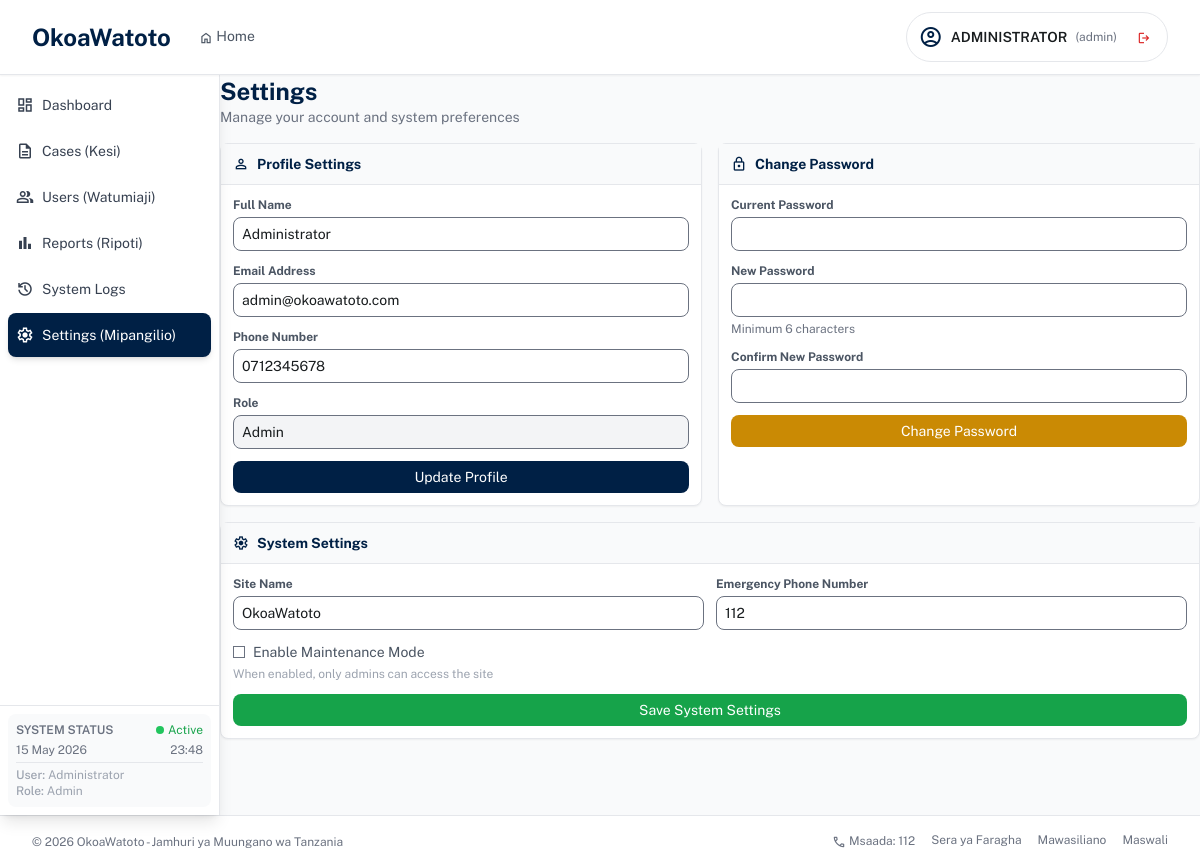
Screenshot of /admin/settings.php (signed in) with the database file from the repository.
### tables this page shows
CREATE TABLE `users` (
  `id` int(11) NOT NULL,
  `fullname` varchar(100) NOT NULL,
  `email` varchar(100) NOT NULL,
  `phone` varchar(20) DEFAULT NULL,
  `password` varchar(255) NOT NULL,
  `role` enum('admin','staff','user') DEFAULT 'user',
  `status` enum('active','inactive','suspended') DEFAULT 'active',
  `remember_token` varchar(255) DEFAULT NULL,
  `token_expiry` datetime DEFAULT NULL,
  `reset_token` varchar(255) DEFAULT NULL,
  `reset_expiry` datetime DEFAULT NULL,
  `last_login` datetime DEFAULT NULL,
  `last_ip` varchar(45) DEFAULT NULL,
  `created_at` timestamp NOT NULL DEFAULT current_timestamp(),
  `updated_at` timestamp NOT NULL DEFAULT current_timestamp() ON UPDATE current_timestamp()
);

### admin/settings.php (the view, shortened to what this page needs)
<?php
require_once '../config/database.php';
require_once 'includes/admin-header.php';
$stmt = $pdo->prepare("SELECT * FROM users WHERE id = ?");
$stmt->execute([$_SESSION['user_id']]);
$user = $stmt->fetch();
require_once 'includes/admin-sidebar.php';
?>
<div class="mb-4">
    <div class="flex flex-col md:flex-row justify-between items-start md:items-center gap-3">
        <div>
            <h1 class="text-xl md:text-2xl font-bold text-primary">Settings</h1>
            <p class="text-gray-500 text-sm">Manage your account and system preferences</p>
        </div>
    </div>
</div>
<div class="grid grid-cols-1 lg:grid-cols-2 gap-4">
    <div class="bg-white rounded-lg border border-gray-200 shadow-sm">
        <div class="px-3 py-2 border-b border-gray-200 bg-gray-50">
            <h2 class="text-sm font-bold text-primary flex items-center gap-2">
                <span class="material-symbols-outlined text-base">person</span>
                Profile Settings
            </h2>
        </div>
        <form method="POST" class="p-3 space-y-3">
            <div>
                <label class="block text-xs font-bold mb-1 text-gray-600">Full Name</label>
                <input type="text" name="fullname" value="<?php echo htmlspecialchars($user['fullname']); ?>"
                       class="w-full px-2 py-1.5 text-sm border rounded-lg focus:ring-2 focus:ring-primary">
            </div>
            <div>
                <label class="block text-xs font-bold mb-1 text-gray-600">Email Address</label>
                <input type="email" name="email" value="<?php echo htmlspecialchars($user['email']); ?>"
                       class="w-full px-2 py-1.5 text-sm border rounded-lg focus:ring-2 focus:ring-primary">
            </div>
            <div>
                <label class="block text-xs font-bold mb-1 text-gray-600">Phone Number</label>
                <input type="tel" name="phone" value="<?php echo htmlspecialchars($user['phone']); ?>"
                       class="w-full px-2 py-1.5 text-sm border rounded-lg focus:ring-2 focus:ring-primary">
            </div>
            <div>
                <label class="block text-xs font-bold mb-1 text-gray-600">Role</label>
                <input type="text" value="<?php echo ucfirst($user['role']); ?>" disabled
                       class="w-full px-2 py-1.5 text-sm border rounded-lg bg-gray-100">
            </div>
            <button type="submit" name="update_profile" value="1"
                    class="w-full bg-primary text-white py-1.5 rounded-lg text-sm hover:bg-primary/90 transition-colors">
                Update Profile
            </button>
        </form>
    </div>
    <div class="bg-white rounded-lg border border-gray-200 shadow-sm">
        <div class="px-3 py-2 border-b border-gray-200 bg-gray-50">
            <h2 class="text-sm font-bold text-primary flex items-center gap-2">
                <span class="material-symbols-outlined text-base">lock</span>
                Change Password
            </h2>
        </div>
        <form method="POST" class="p-3 space-y-3">
            <div>
                <label class="block text-xs font-bold mb-1 text-gray-600">Current Password</label>
                <input type="password" name="current_password" required
                       class="w-full px-2 py-1.5 text-sm border rounded-lg focus:ring-2 focus:ring-primary">
            </div>
            <div>
                <label class="block text-xs font-bold mb-1 text-gray-600">New Password</label>
                <input type="password" name="new_password" required
                       class="w-full px-2 py-1.5 text-sm border rounded-lg focus:ring-2 focus:ring-primary">
                <p class="text-xs text-gray-500 mt-1">Minimum 6 characters</p>
            </div>
            <div>
                <label class="block text-xs font-bold mb-1 text-gray-600">Confirm New Password</label>
                <input type="password" name="confirm_password" required
                       class="w-full px-2 py-1.5 text-sm border rounded-lg focus:ring-2 focus:ring-primary">
            </div>
            <button type="submit" name="update_password" value="1"
                    class="w-full bg-yellow-600 text-white py-1.5 rounded-lg text-sm hover:bg-yellow-700 transition-colors">
                Change Password
            </button>
        </form>
    </div>
    <div class="bg-white rounded-lg border border-gray-200 shadow-sm lg:col-span-2">
        <div class="px-3 py-2 border-b border-gray-200 bg-gray-50">
            <h2 class="text-sm font-bold text-primary flex items-center gap-2">
                <span class="material-symbols-outlined text-base">settings</span>
                System Settings
            </h2>
        </div>
        <form method="POST" class="p-3 space-y-3">
            <div class="grid grid-cols-1 md:grid-cols-2 gap-3">
                <div>
                    <label class="block text-xs font-bold mb-1 text-gray-600">Site Name</label>
                    <input type="text" name="site_name" value="OkoaWatoto"
                           class="w-full px-2 py-1.5 text-sm border rounded-lg focus:ring-2 focus:ring-primary">
                </div>
                <div>
                    <label class="block text-xs font-bold mb-1 text-gray-600">Emergency Phone Number</label>
                    <input type="text" name="emergency_phone" value="112"
                           class="w-full px-2 py-1.5 text-sm border rounded-lg focus:ring-2 focus:ring-primary">
                </div>
            </div>
            <div>
                <label class="flex items-center gap-2 cursor-pointer">
                    <input type="checkbox" name="maintenance_mode" class="w-3 h-3">
                    <span class="text-sm text-gray-600">Enable Maintenance Mode</span>
                </label>
                <p class="text-xs text-gray-400 mt-1">When enabled, only admins can access the site</p>
            </div>
            <button type="submit" name="update_system" value="1"
                    class="w-full bg-green-600 text-white py-1.5 rounded-lg text-sm hover:bg-green-700 transition-colors">
                Save System Settings
            </button>
        </form>
    </div>
</div>
<?php require_once 'includes/admin-footer.php'; ?>

### admin/includes/admin-header.php (style rules this page uses)
body { font-family: 'Public Sans', sans-serif; background-color: #f7fafc; }
.material-symbols-outlined { font-variation-settings: 'FILL' 0, 'wght' 400, 'GRAD' 0, 'opsz' 24; display: inline-block; vertical-align: middle; }

### rows the page displays
users: fullname "Administrator", email "admin@okoawatoto.com", phone "0712345678", role "Admin"

### other values shown
$_SESSION['user_name'] "ADMINISTRATOR"
$_SESSION['user_role'] "admin"
$_SESSION['user_name'] "Administrator"
$_SESSION['user_role'] "Admin"
